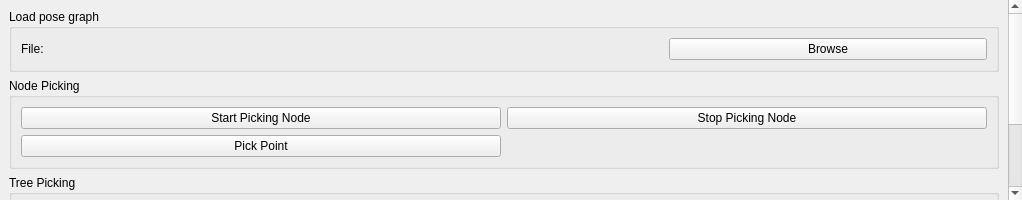
<?xml version="1.0" encoding="UTF-8"?>
<ui version="4.0">
 <class>diftDriverPanel</class>
 <widget class="QWidget" name="diftDriverPanel">
  <property name="geometry">
   <rect>
    <x>0</x>
    <y>0</y>
    <width>1022</width>
    <height>200</height>
   </rect>
  </property>
  <property name="windowTitle">
   <string>Slam maps</string>
  </property>
  <layout class="QVBoxLayout" name="verticalLayout_3">
   <property name="spacing">
    <number>0</number>
   </property>
   <property name="leftMargin">
    <number>0</number>
   </property>
   <property name="topMargin">
    <number>0</number>
   </property>
   <property name="rightMargin">
    <number>0</number>
   </property>
   <property name="bottomMargin">
    <number>0</number>
   </property>
   <item>
    <widget class="QScrollArea" name="scrollArea">
     <property name="sizePolicy">
      <sizepolicy hsizetype="MinimumExpanding" vsizetype="Expanding">
       <horstretch>0</horstretch>
       <verstretch>0</verstretch>
      </sizepolicy>
     </property>
     <property name="frameShape">
      <enum>QFrame::NoFrame</enum>
     </property>
     <property name="horizontalScrollBarPolicy">
      <enum>Qt::ScrollBarAlwaysOff</enum>
     </property>
     <property name="widgetResizable">
      <bool>true</bool>
     </property>
     <widget class="QWidget" name="scrollAreaWidgetContents">
      <property name="geometry">
       <rect>
        <x>0</x>
        <y>0</y>
        <width>1022</width>
        <height>200</height>
       </rect>
      </property>
      <layout class="QVBoxLayout" name="verticalLayout_5">
       <item>
        <widget class="QGroupBox" name="GraphLoadingGroup">
         <property name="minimumSize">
          <size>
           <width>0</width>
           <height>0</height>
          </size>
         </property>
         <property name="title">
          <string>Load pose graph</string>
         </property>
         <property name="flat">
          <bool>false</bool>
         </property>
         <layout class="QHBoxLayout" name="horizontalLayout_1">
          <item>
           <widget class="QLabel" name="loadGraphLabel">
            <property name="text">
             <string>File:</string>
            </property>
           </widget>
          </item>
          <item>
           <widget class="QLabel" name="loadGraphText">
            <property name="text">
             <string>                      </string>
            </property>
           </widget>
          </item>
          <item>
           <widget class="QPushButton" name="loadGraphButton">
            <property name="text">
             <string>Browse</string>
            </property>
           </widget>
          </item>
         </layout>
        </widget>
       </item>
       <item>
        <widget class="QGroupBox" name="NodePicking">
         <property name="minimumSize">
          <size>
           <width>0</width>
           <height>0</height>
          </size>
         </property>
         <property name="title">
          <string>Node Picking</string>
         </property>
         <property name="flat">
          <bool>false</bool>
         </property>
         <layout class="QGridLayout" name="gridLayout_2">
          <item row="0" column="0">
           <widget class="QPushButton" name="startPickingButton">
            <property name="text">
             <string>Start Picking Node</string>
            </property>
           </widget>
          </item>
          <item row="0" column="1">
           <widget class="QPushButton" name="stopPickingButton">
            <property name="text">
             <string>Stop Picking Node</string>
            </property>
           </widget>
          </item>
          <item row="1" column="0">
           <widget class="QPushButton" name="pickButtonCombinedPointCloud">
            <property name="text">
             <string>Pick Point</string>
            </property>
           </widget>
          </item>
         </layout>
        </widget>
       </item>
       
       <item>
        <widget class="QGroupBox" name="TreePicking">
         <property name="minimumSize">
          <size>
           <width>0</width>
           <height>0</height>
          </size>
         </property>
         <property name="title">
          <string>Tree Picking</string>
         </property>
         <property name="flat">
          <bool>false</bool>
         </property>
         <layout class="QGridLayout" name="gridLayout_3">
          <item row="0" column="0">
           <widget class="QPushButton" name="startTreePickingButton">
            <property name="text">
             <string>Start Picking Tree</string>
            </property>
           </widget>
          </item>
          <item row="0" column="1">
           <widget class="QPushButton" name="stopTreePickingButton">
            <property name="text">
             <string>Stop Picking Tree</string>
            </property>
           </widget>
          </item>
          <item row="1" column="0">
           <widget class="QLabel" name="qlength">
            <property name="text">
             <string>length :</string>
            </property>
           </widget>
          </item>
          <item row="1" column="1">
           <widget class="QLabel" name="labelLength">
            <property name="text">
             <string></string>
            </property>
           </widget>
          </item>
          <item row="2" column="0">
           <widget class="QLabel" name="qradius">
            <property name="text">
             <string>radius :</string>
            </property>
           </widget>
          </item>
          <item row="2" column="1">
           <widget class="QLabel" name="labelRadius">
            <property name="text">
             <string></string>
            </property>
           </widget>
          </item>
         </layout>
        </widget>
       </item>
       
       <item>
        <widget class="QWidget" name="widget" native="true">
         <layout class="QVBoxLayout" name="verticalLayout_2">
          <item>
           <spacer name="verticalSpacer">
            <property name="orientation">
             <enum>Qt::Vertical</enum>
            </property>
            <property name="sizeHint" stdset="0">
             <size>
              <width>20</width>
              <height>40</height>
             </size>
            </property>
           </spacer>
          </item>
         </layout>
        </widget>
       </item>
      </layout>
     </widget>
    </widget>
   </item>
   
  </layout>
 </widget>
 <resources/>
 <connections/>
</ui>
